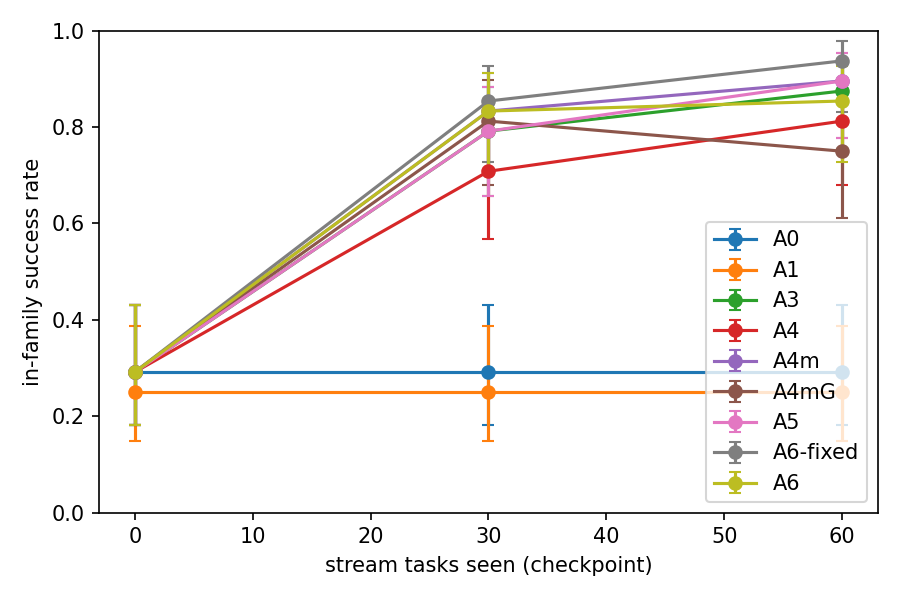
#> input picture docs/assets/readme/growth-curve.png, 900 x 600 px
$ python render_video.py
#> lines starting #> are read from the running program, lines starting #| are printed output that depends on the picture
"""Render the W6-4 demo video without screen recording.

  python scripts/demo/render_video.py [--out artifacts/demo/kage-demo.mp4]

Runs scripts/demo/replay_demo.py (real recorded run, no model), records its terminal output with
timestamps, draws each screen state with a small ANSI renderer (clear screen, colours, bold/dim,
CJK double width), appends the growth curve, and encodes an H.264 MP4 with ffmpeg.
"""
import argparse
import os
from pathlib import Path
import re
import shutil
import subprocess
import sys
import tempfile
import time

from PIL import Image, ImageDraw, ImageFont

ROOT = Path(__file__).resolve().parents[2]
W, H = 1600, 1000
PAD_X, PAD_Y, LINE_H, CELL_W = 48, 56, 34, 13
BG = (24, 26, 31)
FG = (220, 222, 228)
COLORS = {31: (240, 98, 98), 32: (110, 210, 130), 33: (238, 200, 110), 35: (200, 140, 240), 36: (110, 200, 230)}
MONO = ImageFont.truetype('/System/Library/Fonts/Menlo.ttc', 22)
MONO_B = ImageFont.truetype('/System/Library/Fonts/Menlo.ttc', 22, index=1)
CJK = ImageFont.truetype('/System/Library/Fonts/Hiragino Sans GB.ttc', 22)
CJK_B = ImageFont.truetype('/System/Library/Fonts/Hiragino Sans GB.ttc', 22, index=1)
TOKEN = re.compile(r'\x1b\[([0-9;]*)([A-Za-z])|\n|[^\x1b\n]')


def wide(ch: str) -> bool:
    return ord(ch) > 0x2E7F


class Screen:
    def __init__(self):
        self.lines = [[]]            # each line: list of (char, style)
        self.style = {'fg': FG, 'bold': False, 'dim': False}
        self.pending = ''

    # [46 lines left out: functions feed, render, not called in this run]


def record(speed: float) -> list[tuple[float, str]]:
#> called with speed = 1
    env = {**os.environ, 'PYTHONUNBUFFERED': '1'}
    proc = subprocess.Popen([sys.executable, str(ROOT / 'scripts/demo/replay_demo.py'), '--speed', str(speed)],
                            stdout=subprocess.PIPE, env=env, cwd=ROOT)
    events, start = [], time.monotonic()
    raw = b''
    while True:
        chunk = proc.stdout.read1(4096)
        if not chunk:
            break
        raw += chunk
        try:                                   # keep multi-byte characters whole
            text, raw = raw.decode('utf-8'), b''
        except UnicodeDecodeError:
            continue
        events.append((time.monotonic() - start, text))
    proc.wait()
    events.append((time.monotonic() - start, ''))    # the replay's final pause is part of the video
    return events


def main(argv=None):
    p = argparse.ArgumentParser(description=__doc__)
    p.add_argument('--out', type=Path, default=ROOT / 'artifacts' / 'demo' / 'kage-demo.mp4')
    p.add_argument('--fps', type=int, default=15)
    p.add_argument('--curve-seconds', type=float, default=8)
    args = p.parse_args(argv)
    events = record(1.0)
    total = events[-1][0]
    work = Path(tempfile.mkdtemp(prefix='kage-demo-'))
    screen, idx, last, frame_files = Screen(), 0, None, []
    n = int(total * args.fps)
    for f in range(n):
        t = f / args.fps
        changed = False
        while idx < len(events) and events[idx][0] <= t:
            screen.feed(events[idx][1])
            idx += 1
            changed = True
        if changed or last is None:
            last = work / f'{f:05d}.png'
            screen.render().save(last)
        frame_files.append(last)
    curve = Image.open(ROOT / 'docs/assets/readme/growth-curve.png').convert('RGB')
    canvas = Image.new('RGB', (W, H), (255, 255, 255))
#> canvas: PIL image 1600x1000 RGB; every value is 255
    curve.thumbnail((W - 80, H - 80))
    canvas.paste(curve, ((W - curve.width) // 2, (H - curve.height) // 2))
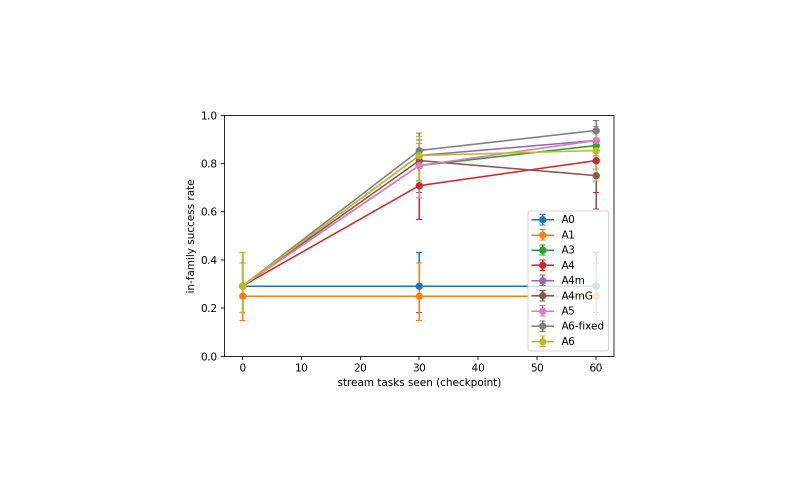
#> canvas: PIL image 1600x1000 RGB (shown at 1/2 size); mean R, G, B 252, 251.3, 250.9
    curve_png = work / 'curve.png'
    canvas.save(curve_png)
    frame_files += [curve_png] * int(args.curve_seconds * args.fps)
    listing = work / 'frames.txt'
    listing.write_text(''.join(f"file '{fp}'\nduration {1 / args.fps}\n" for fp in frame_files)
                       + f"file '{frame_files[-1]}'\n")
    args.out.parent.mkdir(parents=True, exist_ok=True)
    subprocess.run(['ffmpeg', '-v', 'error', '-y', '-f', 'concat', '-safe', '0', '-i', str(listing),
                    '-vf', f'fps={args.fps},format=yuv420p', '-c:v', 'libx264', '-crf', '20', '-preset', 'medium',
                    '-movflags', '+faststart', str(args.out)], check=True)
#> (this line was passed over: subprocess is not available in this run)
    shutil.rmtree(work)
    print(args.out, f'{len(frame_files) / args.fps:.1f}s')


if __name__ == '__main__':
    main()

$ run again, with evidence/reports/c2/curves.png copied over docs/assets/readme/growth-curve.png
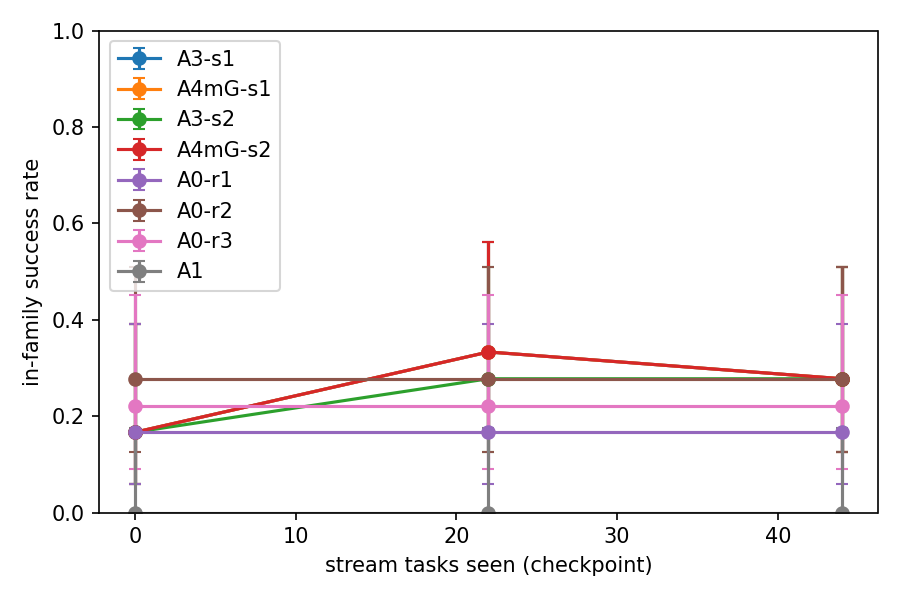
#> input picture evidence/reports/c2/curves.png, 900 x 600 px
#> in main, `canvas.paste(curve, ((W - curve.width) // 2, (H - curve.height) // 2))`:
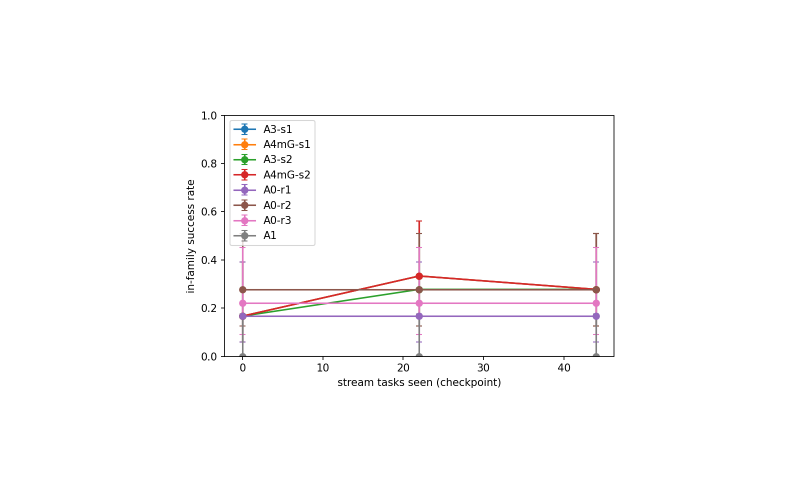
#> canvas: PIL image 1600x1000 RGB (shown at 1/2 size); mean R, G, B 252.4, 251.7, 251.9

$ run again, with evidence/reports/c3/curves.png copied over docs/assets/readme/growth-curve.png
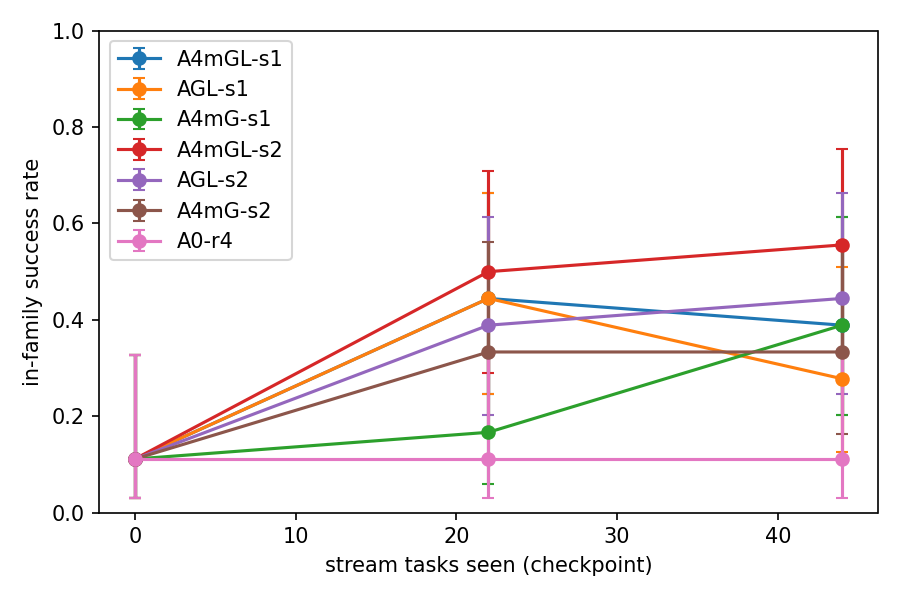
#> input picture evidence/reports/c3/curves.png, 900 x 600 px
#> in main, `canvas.paste(curve, ((W - curve.width) // 2, (H - curve.height) // 2))`:
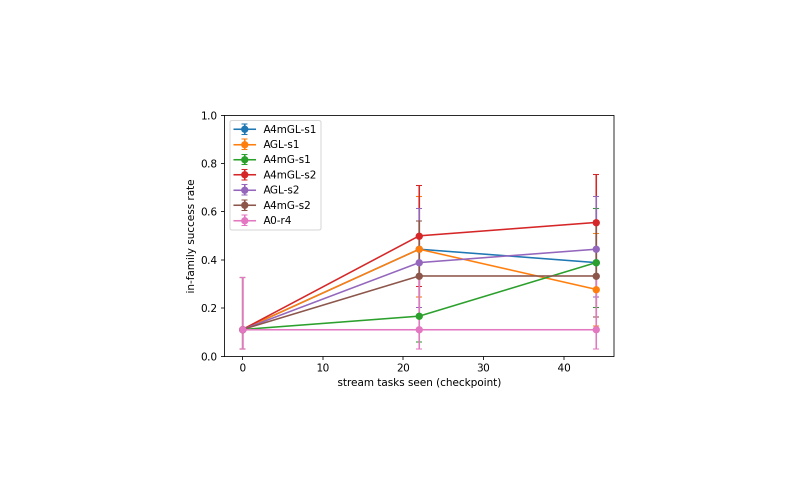
#> canvas: PIL image 1600x1000 RGB (shown at 1/2 size); mean R, G, B 252.1, 251.3, 251.3
